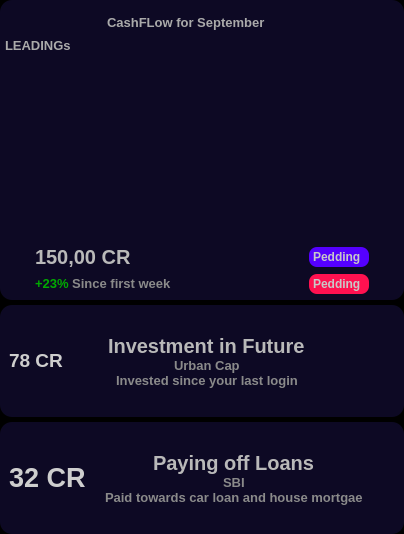
        <widget class="QFrame" name="frame_3">
         <property name="styleSheet">
          <string notr="true">background-color: rgb(0, 0, 0)</string>
         </property>
         <property name="frameShape">
          <enum>QFrame::NoFrame</enum>
         </property>
         <property name="frameShadow">
          <enum>QFrame::Raised</enum>
         </property>
         <layout class="QVBoxLayout" name="verticalLayout_4">
          <property name="spacing">
           <number>5</number>
          </property>
          <property name="leftMargin">
           <number>0</number>
          </property>
          <property name="topMargin">
           <number>0</number>
          </property>
          <property name="rightMargin">
           <number>0</number>
          </property>
          <property name="bottomMargin">
           <number>0</number>
          </property>
          <item>
           <widget class="QFrame" name="calenderBox">
            <property name="minimumSize">
             <size>
              <width>0</width>
              <height>300</height>
             </size>
            </property>
            <property name="styleSheet">
             <string notr="true">QFrame {
	background-color: rgb(13, 9, 36);
	border: none;
	border-radius: 12px;
}</string>
            </property>
            <property name="frameShape">
             <enum>QFrame::NoFrame</enum>
            </property>
            <property name="frameShadow">
             <enum>QFrame::Raised</enum>
            </property>
            <layout class="QVBoxLayout" name="verticalLayout_25">
             <property name="spacing">
              <number>0</number>
             </property>
             <property name="leftMargin">
              <number>5</number>
             </property>
             <property name="topMargin">
              <number>0</number>
             </property>
             <property name="rightMargin">
              <number>5</number>
             </property>
             <property name="bottomMargin">
              <number>0</number>
             </property>
             <item>
              <widget class="QFrame" name="frame_61">
               <property name="minimumSize">
                <size>
                 <width>0</width>
                 <height>30</height>
                </size>
               </property>
               <property name="maximumSize">
                <size>
                 <width>16777215</width>
                 <height>30</height>
                </size>
               </property>
               <property name="styleSheet">
                <string notr="true"/>
               </property>
               <property name="frameShape">
                <enum>QFrame::NoFrame</enum>
               </property>
               <property name="frameShadow">
                <enum>QFrame::Raised</enum>
               </property>
               <layout class="QHBoxLayout" name="horizontalLayout_38">
                <property name="spacing">
                 <number>0</number>
                </property>
                <property name="leftMargin">
                 <number>0</number>
                </property>
                <property name="topMargin">
                 <number>0</number>
                </property>
                <property name="rightMargin">
                 <number>10</number>
                </property>
                <property name="bottomMargin">
                 <number>0</number>
                </property>
                <item alignment="Qt::AlignHCenter|Qt::AlignBottom">
                 <widget class="QLabel" name="label_46">
                  <property name="minimumSize">
                   <size>
                    <width>180</width>
                    <height>0</height>
                   </size>
                  </property>
                  <property name="maximumSize">
                   <size>
                    <width>150</width>
                    <height>16777215</height>
                   </size>
                  </property>
                  <property name="font">
                   <font>
                    <pointsize>10</pointsize>
                    <weight>75</weight>
                    <bold>true</bold>
                   </font>
                  </property>
                  <property name="styleSheet">
                   <string notr="true">color: rgb(170, 170, 170);</string>
                  </property>
                  <property name="text">
                   <string>&lt;html&gt;&lt;head/&gt;&lt;body&gt;&lt;p&gt;CashFLow for September&lt;/p&gt;&lt;/body&gt;&lt;/html&gt;</string>
                  </property>
                 </widget>
                </item>
               </layout>
              </widget>
             </item>
             <item>
              <widget class="QLabel" name="label_47">
               <property name="minimumSize">
                <size>
                 <width>180</width>
                 <height>0</height>
                </size>
               </property>
               <property name="maximumSize">
                <size>
                 <width>150</width>
                 <height>30</height>
                </size>
               </property>
               <property name="font">
                <font>
                 <pointsize>10</pointsize>
                 <weight>75</weight>
                 <bold>true</bold>
                </font>
               </property>
               <property name="styleSheet">
                <string notr="true">color: rgb(170, 170, 170);</string>
               </property>
               <property name="text">
                <string>LEADINGs</string>
               </property>
              </widget>
             </item>
             <item>
              <widget class="QFrame" name="frame_59">
               <property name="styleSheet">
                <string notr="true">border-image: url(:/icons/chart2.jpg);
</string>
               </property>
               <property name="frameShape">
                <enum>QFrame::StyledPanel</enum>
               </property>
               <property name="frameShadow">
                <enum>QFrame::Raised</enum>
               </property>
              </widget>
             </item>
             <item>
              <widget class="QFrame" name="frame_60">
               <property name="maximumSize">
                <size>
                 <width>16777215</width>
                 <height>60</height>
                </size>
               </property>
               <property name="styleSheet">
                <string notr="true"/>
               </property>
               <property name="frameShape">
                <enum>QFrame::StyledPanel</enum>
               </property>
               <property name="frameShadow">
                <enum>QFrame::Raised</enum>
               </property>
               <layout class="QGridLayout" name="gridLayout_2">
                <property name="leftMargin">
                 <number>30</number>
                </property>
                <property name="topMargin">
                 <number>0</number>
                </property>
                <property name="rightMargin">
                 <number>30</number>
                </property>
                <property name="bottomMargin">
                 <number>0</number>
                </property>
                <property name="spacing">
                 <number>0</number>
                </property>
                <item row="0" column="0">
                 <widget class="QLabel" name="label_48">
                  <property name="font">
                   <font>
                    <pointsize>15</pointsize>
                    <weight>75</weight>
                    <bold>true</bold>
                   </font>
                  </property>
                  <property name="styleSheet">
                   <string notr="true">color: rgb(182, 182, 182);</string>
                  </property>
                  <property name="text">
                   <string>&lt;html&gt;&lt;head/&gt;&lt;body&gt;&lt;p&gt;&lt;span style=&quot; color:#b9b9b9;&quot;&gt;150,00 CR&lt;/span&gt;&lt;/p&gt;&lt;/body&gt;&lt;/html&gt;</string>
                  </property>
                 </widget>
                </item>
                <item row="0" column="1">
                 <widget class="QLabel" name="label_49">
                  <property name="minimumSize">
                   <size>
                    <width>0</width>
                    <height>20</height>
                   </size>
                  </property>
                  <property name="maximumSize">
                   <size>
                    <width>60</width>
                    <height>20</height>
                   </size>
                  </property>
                  <property name="font">
                   <font>
                    <weight>75</weight>
                    <bold>true</bold>
                   </font>
                  </property>
                  <property name="styleSheet">
                   <string notr="true">color: rgb(200, 200, 200);
background-color: rgb(85, 0, 255);
padding: 1px;
border-radius: 8px;</string>
                  </property>
                  <property name="text">
                   <string>Pedding</string>
                  </property>
                 </widget>
                </item>
                <item row="1" column="0">
                 <widget class="QLabel" name="label_51">
                  <property name="minimumSize">
                   <size>
                    <width>50</width>
                    <height>0</height>
                   </size>
                  </property>
                  <property name="font">
                   <font>
                    <pointsize>10</pointsize>
                    <weight>75</weight>
                    <bold>true</bold>
                   </font>
                  </property>
                  <property name="styleSheet">
                   <string notr="true">color: rgb(138, 138, 138);</string>
                  </property>
                  <property name="text">
                   <string>&lt;html&gt;&lt;head/&gt;&lt;body&gt;&lt;p&gt;&lt;span style=&quot; color:#00aa00;&quot;&gt;+23%&lt;/span&gt; Since first week&lt;/p&gt;&lt;/body&gt;&lt;/html&gt;</string>
                  </property>
                 </widget>
                </item>
                <item row="1" column="1">
                 <widget class="QLabel" name="label_50">
                  <property name="minimumSize">
                   <size>
                    <width>0</width>
                    <height>20</height>
                   </size>
                  </property>
                  <property name="maximumSize">
                   <size>
                    <width>60</width>
                    <height>20</height>
                   </size>
                  </property>
                  <property name="font">
                   <font>
                    <weight>75</weight>
                    <bold>true</bold>
                   </font>
                  </property>
                  <property name="styleSheet">
                   <string notr="true">color: rgb(200, 200, 200);
background-color: rgb(255, 17, 80);
padding: 1px;
border-radius: 8px;</string>
                  </property>
                  <property name="text">
                   <string>Pedding</string>
                  </property>
                 </widget>
                </item>
               </layout>
              </widget>
             </item>
            </layout>
           </widget>
          </item>
          <item>
           <widget class="QFrame" name="investBox">
            <property name="maximumSize">
             <size>
              <width>16777215</width>
              <height>150</height>
             </size>
            </property>
            <property name="styleSheet">
             <string notr="true">QFrame {
	background-color: rgb(13, 9, 36);
	border: none;
	border-radius: 12px;
}</string>
            </property>
            <property name="frameShape">
             <enum>QFrame::NoFrame</enum>
            </property>
            <property name="frameShadow">
             <enum>QFrame::Raised</enum>
            </property>
            <layout class="QHBoxLayout" name="horizontalLayout_39">
             <item>
              <widget class="QLabel" name="label_52">
               <property name="minimumSize">
                <size>
                 <width>60</width>
                 <height>60</height>
                </size>
               </property>
               <property name="maximumSize">
                <size>
                 <width>60</width>
                 <height>60</height>
                </size>
               </property>
               <property name="font">
                <font>
                 <pointsize>20</pointsize>
                 <weight>75</weight>
                 <bold>true</bold>
                </font>
               </property>
               <property name="styleSheet">
                <string notr="true">color: rgb(206, 206, 206);</string>
               </property>
               <property name="text">
                <string>&lt;html&gt;&lt;head/&gt;&lt;body&gt;&lt;p&gt;&lt;span style=&quot; font-size:14pt;&quot;&gt;78 CR&lt;/span&gt;&lt;/p&gt;&lt;/body&gt;&lt;/html&gt;</string>
               </property>
              </widget>
             </item>
             <item>
              <widget class="QFrame" name="frame_63">
               <property name="frameShape">
                <enum>QFrame::StyledPanel</enum>
               </property>
               <property name="frameShadow">
                <enum>QFrame::Raised</enum>
               </property>
               <layout class="QVBoxLayout" name="verticalLayout_27">
                <property name="spacing">
                 <number>0</number>
                </property>
                <property name="leftMargin">
                 <number>0</number>
                </property>
                <property name="topMargin">
                 <number>20</number>
                </property>
                <property name="rightMargin">
                 <number>0</number>
                </property>
                <property name="bottomMargin">
                 <number>20</number>
                </property>
                <item alignment="Qt::AlignHCenter|Qt::AlignVCenter">
                 <widget class="QLabel" name="label_53">
                  <property name="font">
                   <font>
                    <pointsize>15</pointsize>
                    <weight>75</weight>
                    <bold>true</bold>
                   </font>
                  </property>
                  <property name="styleSheet">
                   <string notr="true">color: rgb(182, 182, 182);</string>
                  </property>
                  <property name="text">
                   <string>&lt;html&gt;&lt;head/&gt;&lt;body&gt;&lt;p&gt;&lt;span style=&quot; color:#b9b9b9;&quot;&gt;Investment in Future&lt;/span&gt;&lt;/p&gt;&lt;/body&gt;&lt;/html&gt;</string>
                  </property>
                 </widget>
                </item>
                <item alignment="Qt::AlignHCenter|Qt::AlignVCenter">
                 <widget class="QLabel" name="label_54">
                  <property name="minimumSize">
                   <size>
                    <width>0</width>
                    <height>0</height>
                   </size>
                  </property>
                  <property name="font">
                   <font>
                    <pointsize>10</pointsize>
                    <weight>75</weight>
                    <bold>true</bold>
                   </font>
                  </property>
                  <property name="styleSheet">
                   <string notr="true">color: rgb(138, 138, 138);</string>
                  </property>
                  <property name="text">
                   <string>&lt;html&gt;&lt;head/&gt;&lt;body&gt;&lt;p&gt;Urban Cap&lt;/p&gt;&lt;/body&gt;&lt;/html&gt;</string>
                  </property>
                 </widget>
                </item>
                <item alignment="Qt::AlignHCenter|Qt::AlignVCenter">
                 <widget class="QLabel" name="label_55">
                  <property name="minimumSize">
                   <size>
                    <width>0</width>
                    <height>0</height>
                   </size>
                  </property>
                  <property name="font">
                   <font>
                    <pointsize>10</pointsize>
                    <weight>75</weight>
                    <bold>true</bold>
                   </font>
                  </property>
                  <property name="styleSheet">
                   <string notr="true">color: rgb(138, 138, 138);</string>
                  </property>
                  <property name="text">
                   <string>Invested since your last login</string>
                  </property>
                 </widget>
                </item>
               </layout>
              </widget>
             </item>
             <item>
              <widget class="QFrame" name="frame_62">
               <property name="maximumSize">
                <size>
                 <width>50</width>
                 <height>16777215</height>
                </size>
               </property>
               <property name="frameShape">
                <enum>QFrame::StyledPanel</enum>
               </property>
               <property name="frameShadow">
                <enum>QFrame::Raised</enum>
               </property>
               <layout class="QVBoxLayout" name="verticalLayout_26" stretch="0">
                <property name="spacing">
                 <number>0</number>
                </property>
                <property name="leftMargin">
                 <number>0</number>
                </property>
                <property name="topMargin">
                 <number>0</number>
                </property>
                <property name="rightMargin">
                 <number>0</number>
                </property>
                <property name="bottomMargin">
                 <number>0</number>
                </property>
                <item alignment="Qt::AlignTop">
                 <widget class="QPushButton" name="pushButton_14">
                  <property name="minimumSize">
                   <size>
                    <width>26</width>
                    <height>26</height>
                   </size>
                  </property>
                  <property name="maximumSize">
                   <size>
                    <width>26</width>
                    <height>26</height>
                   </size>
                  </property>
                  <property name="styleSheet">
                   <string notr="true">QPushButton {
	border: none;
	background-color: rgb(13, 9, 36);
	border-radius: 13;
}

QPushButton:hover {
	background-color: rgb(124, 124, 124);
}

QPushButton:pressed {
	background-color: rgb(0, 0, 0);
}</string>
                  </property>
                  <property name="text">
                   <string/>
                  </property>
                  <property name="icon">
                   <iconset resource="resources/resources.qrc">
                    <normaloff>:/icons/icons/more.svg</normaloff>:/icons/icons/more.svg</iconset>
                  </property>
                  <property name="iconSize">
                   <size>
                    <width>24</width>
                    <height>24</height>
                   </size>
                  </property>
                 </widget>
                </item>
               </layout>
              </widget>
             </item>
            </layout>
           </widget>
          </item>
          <item>
           <widget class="QFrame" name="loadnsBox">
            <property name="maximumSize">
             <size>
              <width>16777215</width>
              <height>150</height>
             </size>
            </property>
            <property name="styleSheet">
             <string notr="true">QFrame {
	background-color: rgb(13, 9, 36);
	border: none;
	border-radius: 12px;
}</string>
            </property>
            <property name="frameShape">
             <enum>QFrame::NoFrame</enum>
            </property>
            <property name="frameShadow">
             <enum>QFrame::Raised</enum>
            </property>
            <layout class="QHBoxLayout" name="horizontalLayout_40">
             <item>
              <widget class="QLabel" name="label_59">
               <property name="minimumSize">
                <size>
                 <width>90</width>
                 <height>60</height>
                </size>
               </property>
               <property name="maximumSize">
                <size>
                 <width>60</width>
                 <height>60</height>
                </size>
               </property>
               <property name="font">
                <font>
                 <pointsize>20</pointsize>
                 <weight>75</weight>
                 <bold>true</bold>
                </font>
               </property>
               <property name="styleSheet">
                <string notr="true">color: rgb(206, 206, 206);</string>
               </property>
               <property name="text">
                <string>&lt;html&gt;&lt;head/&gt;&lt;body&gt;&lt;p&gt;32 CR&lt;/p&gt;&lt;/body&gt;&lt;/html&gt;</string>
               </property>
              </widget>
             </item>
             <item>
              <widget class="QFrame" name="frame_64">
               <property name="frameShape">
                <enum>QFrame::StyledPanel</enum>
               </property>
               <property name="frameShadow">
                <enum>QFrame::Raised</enum>
               </property>
               <layout class="QVBoxLayout" name="verticalLayout_28">
                <property name="spacing">
                 <number>0</number>
                </property>
                <property name="leftMargin">
                 <number>0</number>
                </property>
                <property name="topMargin">
                 <number>20</number>
                </property>
                <property name="rightMargin">
                 <number>0</number>
                </property>
                <property name="bottomMargin">
                 <number>20</number>
                </property>
                <item alignment="Qt::AlignHCenter|Qt::AlignVCenter">
                 <widget class="QLabel" name="label_56">
                  <property name="font">
                   <font>
                    <pointsize>15</pointsize>
                    <weight>75</weight>
                    <bold>true</bold>
                   </font>
                  </property>
                  <property name="styleSheet">
                   <string notr="true">color: rgb(182, 182, 182);</string>
                  </property>
                  <property name="text">
                   <string>&lt;html&gt;&lt;head/&gt;&lt;body&gt;&lt;p&gt;&lt;span style=&quot; color:#b9b9b9;&quot;&gt;Paying off Loans&lt;/span&gt;&lt;/p&gt;&lt;/body&gt;&lt;/html&gt;</string>
                  </property>
                 </widget>
                </item>
                <item alignment="Qt::AlignHCenter|Qt::AlignVCenter">
                 <widget class="QLabel" name="label_57">
                  <property name="minimumSize">
                   <size>
                    <width>0</width>
                    <height>0</height>
                   </size>
                  </property>
                  <property name="font">
                   <font>
                    <pointsize>10</pointsize>
                    <weight>75</weight>
                    <bold>true</bold>
                   </font>
                  </property>
                  <property name="styleSheet">
                   <string notr="true">color: rgb(138, 138, 138);</string>
                  </property>
                  <property name="text">
                   <string>&lt;html&gt;&lt;head/&gt;&lt;body&gt;&lt;p&gt;SBI&lt;/p&gt;&lt;/body&gt;&lt;/html&gt;</string>
                  </property>
                 </widget>
                </item>
                <item alignment="Qt::AlignHCenter|Qt::AlignVCenter">
                 <widget class="QLabel" name="label_58">
                  <property name="minimumSize">
                   <size>
                    <width>0</width>
                    <height>0</height>
                   </size>
                  </property>
                  <property name="font">
                   <font>
                    <pointsize>10</pointsize>
                    <weight>75</weight>
                    <bold>true</bold>
                   </font>
                  </property>
                  <property name="styleSheet">
                   <string notr="true">color: rgb(138, 138, 138);</string>
                  </property>
                  <property name="text">
                   <string>Paid towards car loan and house mortgae</string>
                  </property>
                 </widget>
                </item>
               </layout>
              </widget>
             </item>
             <item>
              <widget class="QFrame" name="frame_65">
               <property name="maximumSize">
                <size>
                 <width>50</width>
                 <height>16777215</height>
                </size>
               </property>
               <property name="frameShape">
                <enum>QFrame::StyledPanel</enum>
               </property>
               <property name="frameShadow">
                <enum>QFrame::Raised</enum>
               </property>
               <layout class="QVBoxLayout" name="verticalLayout_29" stretch="0">
                <property name="spacing">
                 <number>0</number>
                </property>
                <property name="leftMargin">
                 <number>0</number>
                </property>
                <property name="topMargin">
                 <number>0</number>
                </property>
                <property name="rightMargin">
                 <number>0</number>
                </property>
                <property name="bottomMargin">
                 <number>0</number>
                </property>
                <item alignment="Qt::AlignTop">
                 <widget class="QPushButton" name="pushButton_15">
                  <property name="minimumSize">
                   <size>
                    <width>26</width>
                    <height>26</height>
                   </size>
                  </property>
                  <property name="maximumSize">
                   <size>
                    <width>26</width>
                    <height>26</height>
                   </size>
                  </property>
                  <property name="styleSheet">
                   <string notr="true">QPushButton {
	border: none;
	background-color: rgb(13, 9, 36);
	border-radius: 13;
}

QPushButton:hover {
	background-color: rgb(124, 124, 124);
}

QPushButton:pressed {
	background-color: rgb(0, 0, 0);
}</string>
                  </property>
                  <property name="text">
                   <string/>
                  </property>
                  <property name="icon">
                   <iconset resource="resources/resources.qrc">
                    <normaloff>:/icons/icons/more.svg</normaloff>:/icons/icons/more.svg</iconset>
                  </property>
                  <property name="iconSize">
                   <size>
                    <width>24</width>
                    <height>24</height>
                   </size>
                  </property>
                 </widget>
                </item>
               </layout>
              </widget>
             </item>
            </layout>
           </widget>
          </item>
         </layout>
        </widget>
